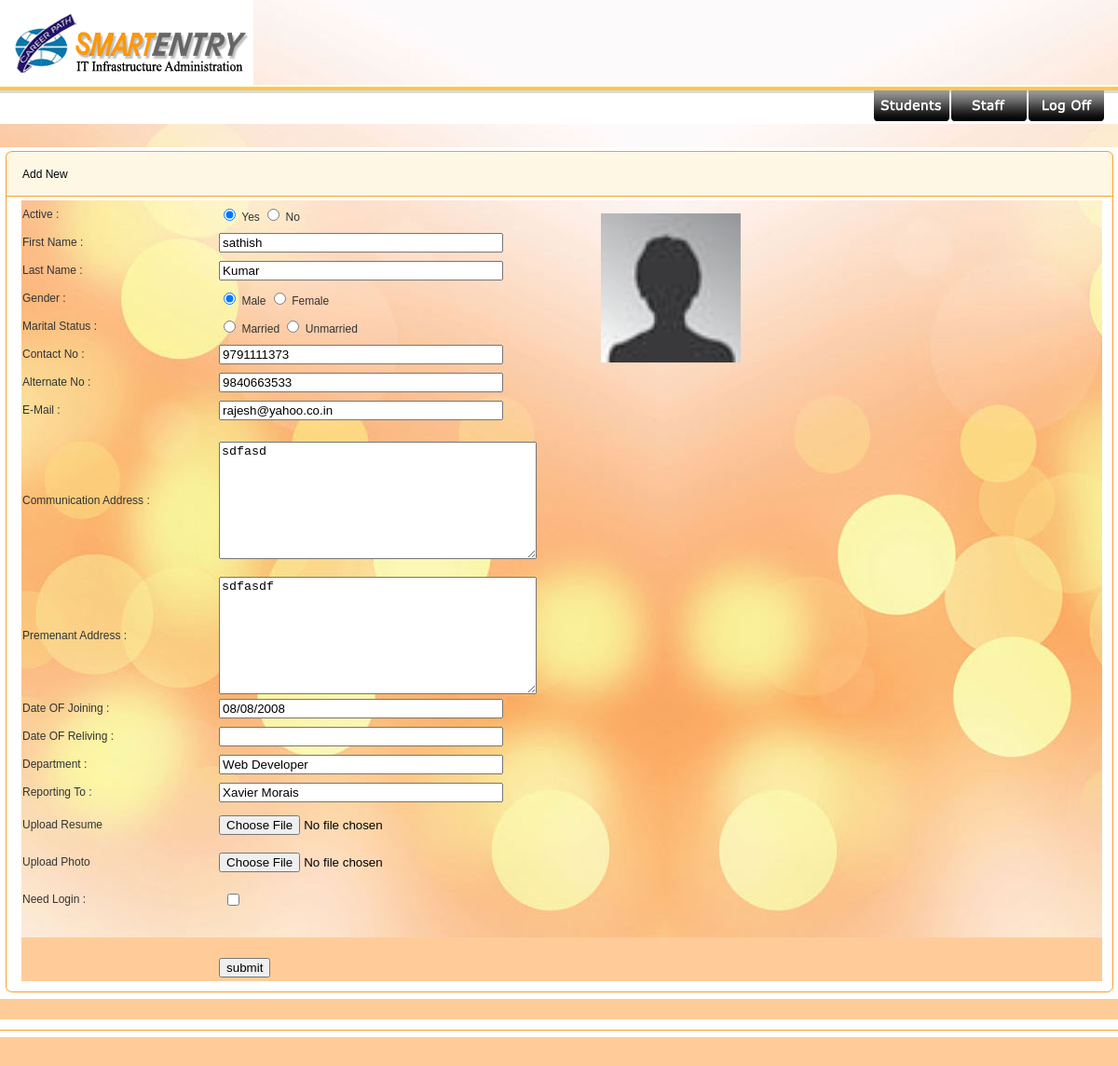
/staff/Edit.php?id=1, run on the app's committed database.
### tables this page shows
CREATE TABLE IF NOT EXISTS `staff` (
  `id` int(200) NOT NULL AUTO_INCREMENT,
  `Active` varchar(255) DEFAULT NULL,
  `FName` varchar(255) DEFAULT NULL,
  `LName` varchar(255) DEFAULT NULL,
  `Gender` varchar(255) DEFAULT NULL,
  `Married` varchar(255) DEFAULT NULL,
  `Contact` varchar(200) DEFAULT NULL,
  `Acontact` varchar(255) DEFAULT NULL,
  `email` varchar(255) DEFAULT NULL,
  `Caddress` varchar(255) DEFAULT NULL,
  `Paddress` varchar(255) DEFAULT NULL,
  `DOJ` varchar(255) DEFAULT NULL,
  `DOR` varchar(255) DEFAULT NULL,
  `Department` varchar(255) DEFAULT NULL,
  `Reporting` varchar(255) DEFAULT NULL,
  `Resume` varchar(255) DEFAULT NULL,
  `Photo` varchar(255) DEFAULT NULL,
  `username` varchar(255) DEFAULT NULL,
  `password` varchar(255) DEFAULT NULL,
  `privilege` varchar(255) DEFAULT NULL,
  PRIMARY KEY (`id`)
);

### staff/Edit.php (the view, shortened to what this page needs)
<?php include 'include/header.php';
?>
	<link rel="stylesheet" href="css/demos.css">
	<link rel="stylesheet" href="css/jquery.ui.all.css">
</head>
<body>
<table width="100%" border="0" align="center" cellpadding="0" cellspacing="0">
  <tr>
    <td>&nbsp;</td>
  </tr>
  <tr>
    <td align="left" valign="top"><table width="100%" border="0" cellspacing="0" cellpadding="0">
      <tr>
        <td align="left" valign="top">&nbsp;</td>
        <td align="left" valign="top" class="txt">&nbsp;</td>
        <td align="right" valign="top">&nbsp;</td>
      </tr>
      <tr>
        <td width="2%" height="53" align="left" valign="top" class="topline"><img src="images/topleft.jpg" width="17" height="57"></td>
        <td width="96%" align="left" valign="middle" class="topline"><span class="txt">Add New </span></td>
        <td width="2%" align="right" valign="top" class="topline"><img src="images/righttop.jpg" width="17" height="57"></td>
      </tr>
	<form action="" method="post" onSubmit="return cont1();" name="sform" enctype="multipart/form-data">
	 <?php
	  $a="select id,Active,FName,LName,Gender,Married,Contact,Acontact,email,Caddress,Paddress,DOJ,DOR,Department,Reporting,Resume,Photo,username,password,privilege from staff where id = '$_GET[id]'";
	  $b=mysql_query($a)or die (mysql_error());
	  $c=mysql_fetch_object($b);
	  ?>
      <tr>
        <td align="left" valign="top" class="lline">&nbsp;</td>
        <td align="left" valign="top"><table width="98%" border="0" cellspacing="0" cellpadding="0">
          <tr>
            <td width="55%"><table width="100%" border="0" cellspacing="0" cellpadding="0">
              <tr>
                <td width="34%" height="30" align="left" valign="middle" class="txts">Active : </td>
                <td width="66%" align="left" valign="middle" class="txts"><input name="act" type="radio" value="<?php echo $c->Active;?>" <?php if(strtolower($c->Active) == 'yes') { echo "checked"; } ?>>
                  Yes
                  <input name="act" type="radio" value="<?php echo $c->Active;?>" <?php if(strtolower($c->Active) == 'no') { echo "checked"; } ?>>
                  No </td>
              </tr>
              <tr>
                <td height="30" align="left" valign="middle" class="txts">First Name : </td>
                <td align="left" valign="middle"><input type="text" name="fname" size="35" value="<?php echo $c->FName;?>"></td>
              </tr>
              <tr>
                <td height="30" align="left" valign="middle" class="txts">Last Name : </td>
                <td align="left" valign="middle"><input type="text" name="lname" size="35" value="<?php echo $c->LName;?>"></td>
              </tr>
              <tr>
                <td height="30" align="left" valign="middle" class="txts">Gender : </td>
                <td align="left" valign="middle" class="txts"><input name="gen" type="radio" value="<?php echo $c->Gender;?>" <?php if(strtolower($c->Gender) == 'male') { echo "checked"; } ?>>
                  Male
                  <input name="gen" type="radio" value="<?php echo $c->Gender;?>" <?php if(strtolower($c->Gender) == 'female') { echo "checked"; } ?>>
                  Female</td>
              </tr>
              <tr>
                <td height="30" align="left" valign="middle" class="txts">Marital Status : </td>
                <td align="left" valign="middle" class="txts"><input name="mrg" type="radio" value="<?php echo $c->Married;?>" <?php if(strtolower($c->Married) == 'Married') { echo "checked"; } ?>>
                  Married
                  <input name="mrg" type="radio" value="<?php echo $c->Married;?>" <?php if(strtolower($c->Married) == 'Unmarried') { echo "checked"; } ?>>
                  Unmarried </td>
              </tr>
              <tr>
                <td height="30" align="left" valign="middle" class="txts">Contact No : </td>
                <td align="left" valign="middle"><input type="text" name="ph" size="35" value="<?php echo $c->Contact;?>"></td>
              </tr>
              <tr>
                <td height="30" align="left" valign="middle" class="txts">Alternate No : </td>
                <td align="left" valign="middle"><input type="text" name="aph" size="35" value="<?php echo $c->Acontact;?>"></td>
              </tr>
              <tr>
                <td height="30" align="left" valign="middle" class="txts">E-Mail : </td>
                <td align="left" valign="middle"><input type="text" name="email" size="35" value="<?php echo $c->email;?>"></td>
              </tr>
              <tr>
                <td height="164" align="left" valign="middle" class="txts">Communication Address : </td>
                <td align="left" valign="middle"><textarea name="cadd" cols="40" rows="8"><?php echo $c->Caddress; ?></textarea></td>
              </tr>
              <tr>
                <td height="30" align="left" valign="middle" class="txts">Premenant Address : </td>
                <td align="left" valign="middle"><textarea name="padd" cols="40" rows="8"><?php echo $c->Paddress; ?></textarea></td>
              </tr>
              <tr>
                <td height="30" align="left" valign="middle" class="txts">Date OF Joining : </td>
                <td align="left" valign="middle"><input type="text" name="doj" size="35" id="doj" value="<?php echo $c->DOJ;?>"></td>
              </tr>
			   <tr>
                <td height="30" align="left" valign="middle" class="txts">Date OF Reliving : </td>
                <td align="left" valign="middle"><input type="text" name="dor" size="35" id="dor" value="<?php echo $c->DOR;?>"></td>
              </tr>
              <tr>
                <td height="30" align="left" valign="middle" class="txts">Department : </td>
                <td align="left" valign="middle"><input type="text" name="dep" size="35" value="<?php echo $c->Department;?>"></td>
              </tr>
              <tr>
                <td height="30" align="left" valign="middle" class="txts">Reporting To : </td>
                <td align="left" valign="middle"><input type="text" name="rep" size="35" value="<?php echo $c->Reporting;?>"></td>
              </tr>
              <tr>
                <td height="19" align="left" valign="middle" class="txts">Upload Resume </td>
                <td height="40" align="left" valign="middle"><input type="file" name="resume" value="<?php echo $c->Resume;?>"></td>
              </tr>
              <tr>
                <td height="19" align="left" valign="middle" class="txts">Upload Photo </td>
                <td height="40" align="left" valign="middle"><input type="file" name="photo" value="<?php echo $c->Photo;?>"></td>
              </tr>
              <tr>
                <td height="19" align="left" valign="middle" class="txts">Need Login : </td>
                <td height="40" align="left" valign="middle"><p class="flip">
                    <input type="checkbox" name="cl" id="cl">
                </p></td>
              </tr>
              <tr>
                <td height="19" colspan="2" align="left" valign="middle" class="txts"></td>
              </tr>
              <tr>
                <td height="19" colspan="2" align="left" valign="middle" class="txts">&nbsp;</td>
              </tr>
              <tr>
                <td height="30" align="left" valign="middle" class="txts">&nbsp;</td>
                <td align="left" valign="middle"><input type="submit" name="submit" value="submit">
                    </form>
                </td>
              </tr>
            </table></td>
            <td width="45%" align="left" valign="top"><table width="100%" border="0" cellspacing="0" cellpadding="0">
              <tr>
                <td align="left" valign="top">&nbsp;</td>
                <td align="center" valign="middle" class="txt">&nbsp;</td>
                <td align="left" valign="top">&nbsp;</td>
              </tr>
              <tr>
			  <?php if($c->Photo=='')
		{?>
                <td width="37%" align="left" valign="top"><img src='images/bphoto.jpg' width="150" height="160"/></td>
				<?php }
		else if($c->Photo!='')
		{ ?>
		  <td align="center" valign="middle" class="txt"><img src="photo/<?php echo $c->Photo; ?>" width="150" height="160"/></td>
		 <?php  } ?>
                <td width="63%" align="left" valign="top">&nbsp;</td>
              </tr>
            </table></td>
        <td align="right" valign="top" class="rline">&nbsp;</td>
      <tr>
        <td align="left" valign="top" class="botline"><img src="images/leftbot.jpg" width="17" height="19"></td>
        <td align="left" valign="top" class="botline">&nbsp;</td>
        <td align="right" valign="top" class="botline"><img src="images/botright.jpg" width="17" height="19"></td>
      </tr>
  <tr>
    <td align="left" valign="top">&nbsp;</td>
  </tr>
  <?php include 'include/footer.php';
?>

### staff/css/style.css (style rules this page uses)
body { background-attachment: scroll; background-color: #FFFFFF; background-repeat: repeat; background-position: left top; margin: 0px; padding: 0px; }
.topline { background-attachment: scroll; background-image: url(../images/topmid.jpg); background-repeat: repeat-x; background-position: left top; }
.botline { background-attachment: scroll; background-image: url(../images/botline.jpg); background-repeat: repeat-x; background-position: left top; }
.lline { background-attachment: scroll; background-image: url(../images/lline.png); background-repeat: repeat-y; background-position: left top; }
.rline { background-attachment: scroll; background-image: url(../images/rightline.jpg); background-repeat: repeat-y; background-position: right top; }
.txt { font-family: Verdana, Arial, Helvetica, sans-serif; font-size: 12px; font-style: normal; font-weight: bold; font-variant: normal; color: #333333; text-decoration: none; }
.txts { font-family: Verdana, Arial, Helvetica, sans-serif; font-size: 12px; font-style: normal; font-variant: normal; color: #333333; text-decoration: none; }

### css/login.css (style rules this page uses)
body { background-attachment: scroll; background-color: #FFCC99; background-image: url(../images/bg.jpg); background-repeat: no-repeat; background-position: left top; margin: 0px; padding: 0px; }
.txt { font-family: Verdana, Arial, Helvetica, sans-serif; font-size: 12px; font-style: normal; font-weight: normal; font-variant: normal; color: #000; text-decoration: none; }

### staff/css/demos.css (style rules this page uses)
body { font-size: 62.5%; }
table { font-size: 1em; }
body { font-family: "Trebuchet MS", "Helvetica", "Arial", "Verdana", "sans-serif"; }

### staff/Edit.php (style rules this page uses)
.panel,p.flip { margin:0px; padding:5px; font:Verdana, Arial, Helvetica, sans-serif; font-size:12px; color:#666666; }

### data on the page
staff: Active "☑", fname "sathish", lname "Kumar", Gender "☑", ph "9791111373", aph "9840663533", email "rajesh@yahoo.co.in", cadd "sdfasd", padd "sdfasdf", doj "08/08/2008", dep "Web Developer", rep "Xavier Morais"
